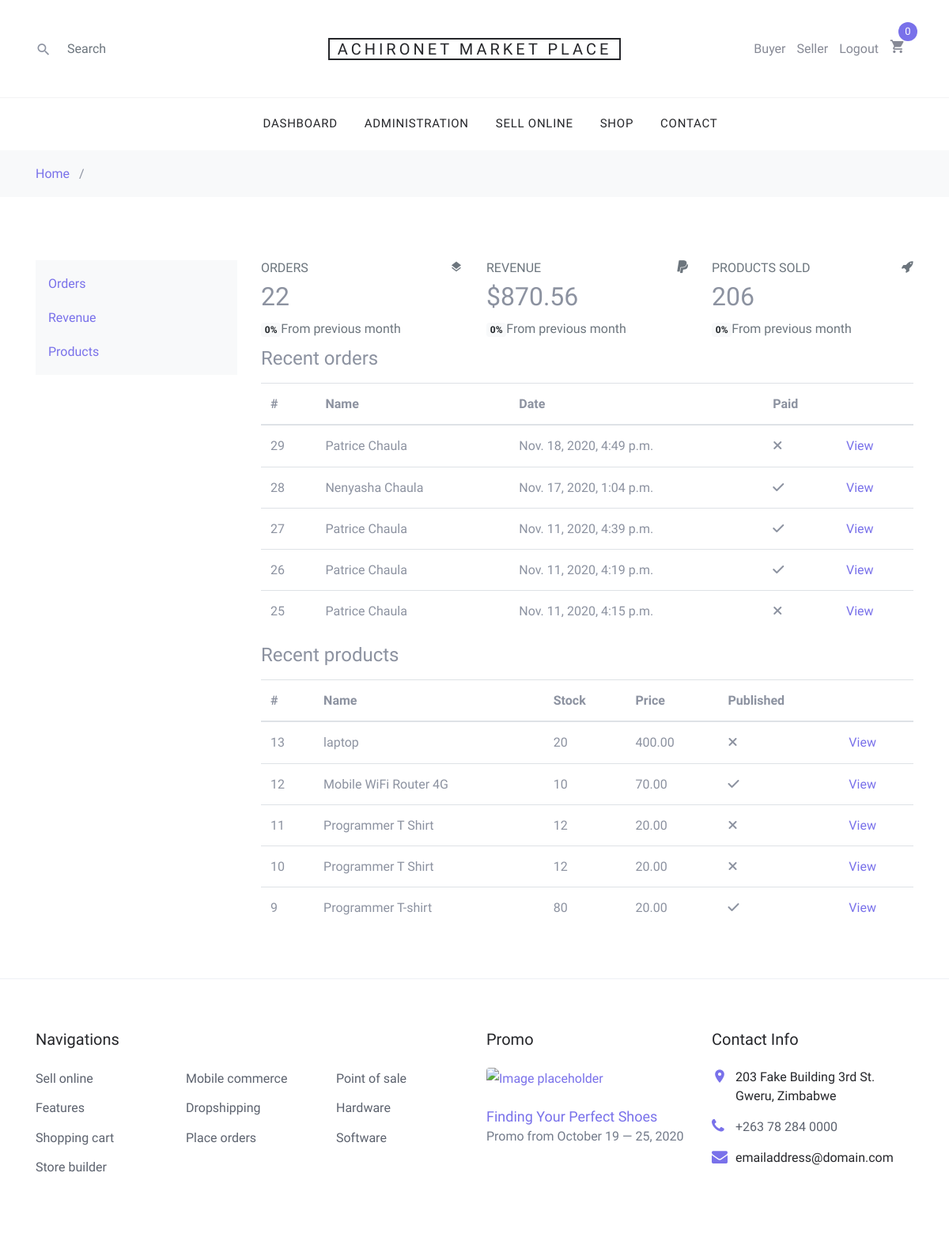
Page /sell/dashboard/ (signed in) on the earlier database version.
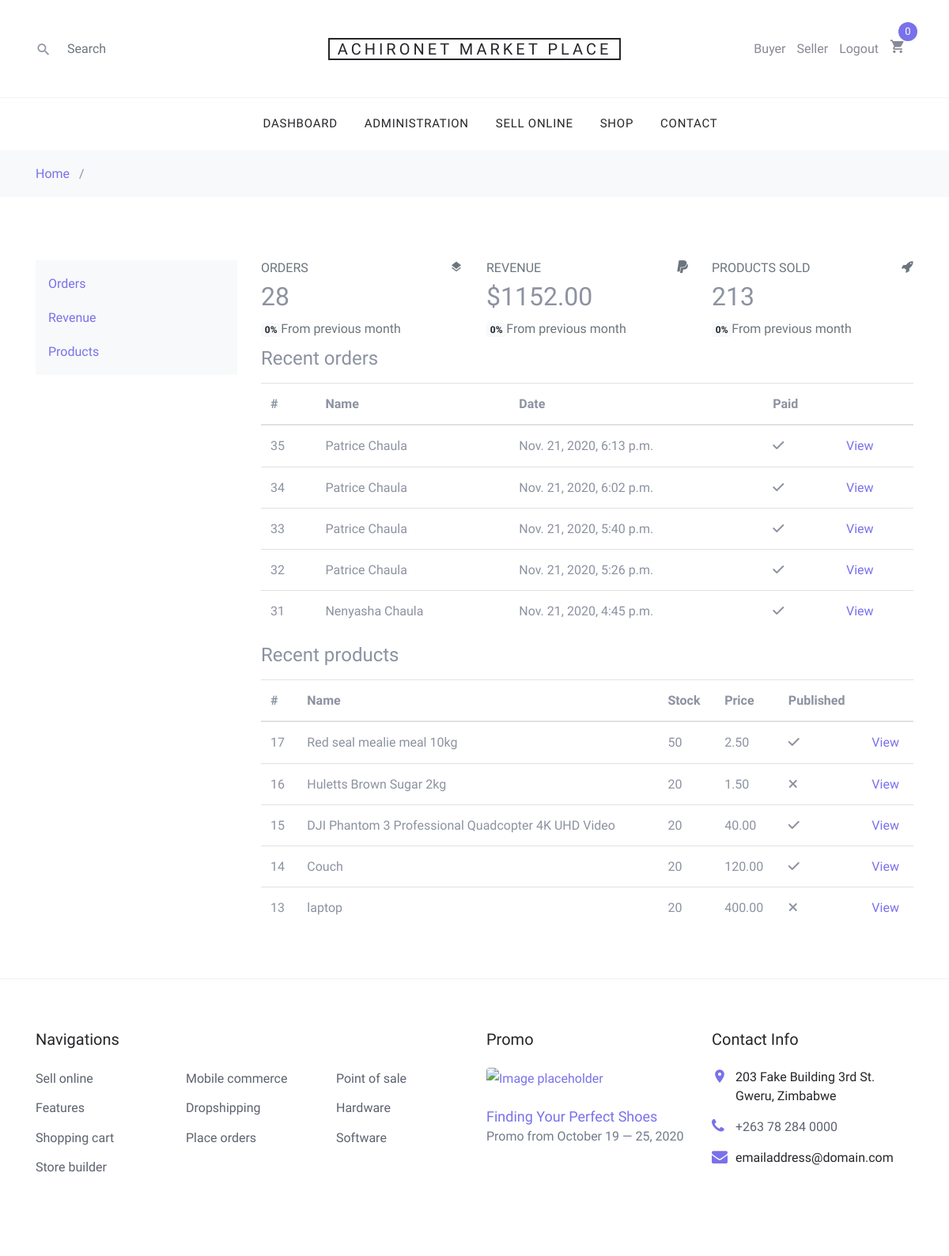
Same page on the later database version.
### sell/models.py (models this page shows, shortened)
class Revenue(models.Model):
    month = models.CharField(max_length=45)
    products_sold = models.IntegerField()
    sales = models.DecimalField(max_digits=10, decimal_places=2)
    seller = models.ForeignKey(
        SellerProfile, related_name="sales", on_delete=models.CASCADE)
    created = models.DateTimeField(auto_now_add=True)
    year = models.CharField(max_length=4)
    paid = models.BooleanField(default=False)

### order/models.py (models this page shows, shortened)
class Order(models.Model):
    created = models.DateTimeField(auto_now_add=True)
    updated = models.DateTimeField(auto_now=True)
    paid = models.BooleanField(default=False)
    profile = models.ForeignKey(
        Profile, related_name='orders', on_delete=models.SET_NULL, blank=True, null=True)
    seller = models.ManyToManyField(SellerProfile, related_name='customer_orders', blank=True)
    payment = models.ForeignKey('Payment', on_delete=models.SET_NULL, blank=True, null=True)
    class Meta:
        ordering = ('-created',)

### users/models.py (models this page shows, shortened)
class Profile(models.Model):
    firstname = models.CharField(max_length=45)
    lastname = models.CharField(max_length=45)
    profile_picture = models.ImageField(
        upload_to=RandomFileName("profile-images"))
    user = models.OneToOneField(
        User, null=True, blank=True, on_delete=models.CASCADE)

### shop/models.py (models this page shows, shortened)
class Product(models.Model):
    category = models.ForeignKey(Category, related_name='products',
                                 on_delete=models.CASCADE)
    name = models.CharField(max_length=200, db_index=True)
    slug = models.SlugField(max_length=200, db_index=True)
    image = models.ImageField(upload_to='products/%Y/%m/%d', blank=True)
    description = models.TextField(max_length=500)
    price = models.DecimalField(max_digits=10, decimal_places=2)
    available = models.BooleanField(default=True)
    published = models.BooleanField(default=False)
    created = models.DateTimeField(auto_now_add=True)
    updated = models.DateTimeField(auto_now=True)
    stock = models.IntegerField()
    seller = models.ForeignKey(
        SellerProfile, related_name='stock', on_delete=models.CASCADE, null=True)
    class Meta:
        ordering = ('name',)
        index_together = (('id', 'slug'),)

### sell/views.py (the view)
# urls.py: path("", views.dashboard, name="dashboard"),
@login_required(login_url="/accounts/login")
def dashboard(request):
    context = {}
    orders = request.user.sellerprofile.customer_orders.all().order_by(
        '-created')[:5]
    context['orders'] = orders
    context['order_count'] = request.user.sellerprofile.customer_orders.all().count()
    products = request.user.sellerprofile.stock.all().order_by('-created')[:5]
    context['products'] = products
    latest = None
    try:
        latest = request.user.sellerprofile.sales.latest('created')
    except Revenue.DoesNotExist:
        today = datetime.now()
        latest = Revenue.objects.create(
            month=MONTHS[today.month],
            products_sold=0,
            sales=0,
            seller=request.user.sellerprofile,
            year=str(today.year)
        )
    context['latest'] = latest
    return render(request, "sell/dashboard.html", context)

### sell/templates/sell/dashboard.html (shortened to what the changed rows need)
{% extends "./base.html" %}
{% load static %}
{% load crispy_forms_tags %}
{% block content %}
<div class="container">
    <div class="row py-5">
        <div class="col-9">
            <div class="row">
                <div class="col-sm-4">
                    <div class="card-box tilebox-one"><i class="icon-layers float-right text-muted"></i>
                        <h6 class="text-muted text-uppercase mt-0">Orders</h6>
                        <h2 class="" data-plugin="counterup">{{order_count}}</h2><span class="badge badge-light">0% </span><span class="text-muted">From previous month</span></div>
                </div>
                <div class="col-sm-4">
                    <div class="card-box tilebox-one"><i class="icon-paypal float-right text-muted"></i>
                        <h2 class="">$<span data-plugin="counterup">{{latest.sales}}</span></h2><span class="badge badge-light">0% </span><span class="text-muted">From previous month</span></div>
                </div>
                <div class="col-sm-4">
                    <div class="card-box tilebox-one"><i class="icon-rocket float-right text-muted"></i>
                        <h6 class="text-muted text-uppercase mt-0">Products Sold</h6>
                        <h2 class="" data-plugin="counterup">{{latest.products_sold}}</h2><span class="badge badge-light">0% </span><span class="text-muted">From previous month</span></div>
                </div>
            </div>
            <div class="card-box" style="margin-top:10px">
                <div class="table-responsive">
                    <table class="table">
                        <thead>
                            <tr>
                                <th>#</th>
                                <th>Name</th>
                                <th>Date</th>
                                <th>Paid</th>
                                <th>&nbsp;</th>
                            </tr>
                        </thead>
                        <tbody>
                            {% for order in orders %}
                            <tr>
                                <td>{{order.pk}}</td>
                                <td>{{order.profile.firstname}} {{order.profile.lastname}} </td>
                                <td>{{order.created}}</td>
                                <td><span class="label label-info">
                                   {% if order.paid %}
                                   <i class="fas fa-check"></i>
                                   {% else %}
                                   <i class="fas fa-times"></i>
                                   {% endif %}
                                </span></td>
                                <td><a href="{% url 'sell:order_view' order.pk %}">View</a></td>
                            </tr>
                            {% endfor %}
                        </tbody>
                    </table>
                </div>
            </div>
            <div class="card-box">
                <div class="table-responsive">
                    <table class="table">
                        <thead>
                            <tr>
                                <th>#</th>
                                <th>Name</th>
                                <th>Stock</th>
                                <th>Price</th>
                                <th>Published</th>
                                <th>&nbsp;</th>
                            </tr>
                        </thead>
                        <tbody>
                            <tr>
                                {% for product in products %}
                                <td>{{product.pk}}</td>
                                <td>{{product.name}}</td>
                                <td>{{product.stock}}</td>
                                <td>{{product.price}}</td>
                                <td><span class="label label-info">
                                    {% if product.published %}
                                    <i class="fas fa-check"></i>
                                    {% else %}
                                    <i class="fas fa-times"></i>
                                    {% endif %}
                                </span></td>
                                <td><a href="{% url 'sell:product_view' product.pk %}">View</a></td>
                            </tr>
                            {% endfor %}
                        </tbody>
                    </table>
                </div>
            </div>
        </div>
    </div>
</div>
{% endblock %}

Differences in the rows shown:
no longer on this page (row unchanged): Order: pk "29", profile.firstname "Patrice", profile.lastname "Chaula", created "Nov. 18, 2020, 4:49 p.m.", paid False (drawn)
no longer on this page (row unchanged): Order: pk "28", profile.firstname "Nenyasha", profile.lastname "Chaula", created "Nov. 17, 2020, 1:04 p.m.", paid True (drawn)
no longer on this page (row unchanged): Order: pk "27", profile.firstname "Patrice", profile.lastname "Chaula", created "Nov. 11, 2020, 4:39 p.m.", paid True (drawn)
no longer on this page (row unchanged): Order: pk "26", profile.firstname "Patrice", profile.lastname "Chaula", created "Nov. 11, 2020, 4:19 p.m.", paid True (drawn)
no longer on this page (row unchanged): Order: pk "25", profile.firstname "Patrice", profile.lastname "Chaula", created "Nov. 11, 2020, 4:15 p.m.", paid False (drawn)
no longer on this page (row unchanged): Product: pk "12", name "Mobile WiFi Router 4G", stock "10", price "70.00", published True (drawn)
no longer on this page (row unchanged): Product: pk "11", name "Programmer T Shirt", stock "12", price "20.00", published False (drawn)
no longer on this page (row edited): Product: pk "10", name "Programmer T Shirt", stock "12", price "20.00", published False (drawn)
no longer on this page (row edited): Product: pk "9", name "Programmer T-shirt", stock "80", price "20.00", published True (drawn)
changed Revenue: sales "870.56" → "1152.00"; products_sold "206" → "213"
added Order: pk "35", profile.firstname "Patrice", profile.lastname "Chaula", created "Nov. 21, 2020, 6:13 p.m.", paid True (drawn)
added Order: pk "34", profile.firstname "Patrice", profile.lastname "Chaula", created "Nov. 21, 2020, 6:02 p.m.", paid True (drawn)
added Order: pk "33", profile.firstname "Patrice", profile.lastname "Chaula", created "Nov. 21, 2020, 5:40 p.m.", paid True (drawn)
added Order: pk "32", profile.firstname "Patrice", profile.lastname "Chaula", created "Nov. 21, 2020, 5:26 p.m.", paid True (drawn)
added Order: pk "31", profile.firstname "Nenyasha", profile.lastname "Chaula", created "Nov. 21, 2020, 4:45 p.m.", paid True (drawn)
added Product: pk "17", name "Red seal mealie meal 10kg", stock "50", price "2.50", published True (drawn)
added Product: pk "16", name "Huletts Brown Sugar 2kg", stock "20", price "1.50", published False (drawn)
added Product: pk "15", name "DJI Phantom 3 Professional Quadcopter 4K UHD Video", stock "20", price "40.00", published True (drawn)
added Product: pk "14", name "Couch", stock "20", price "120.00", published True (drawn)
Other differences:
{{ order_count }}: "22" → "28"
